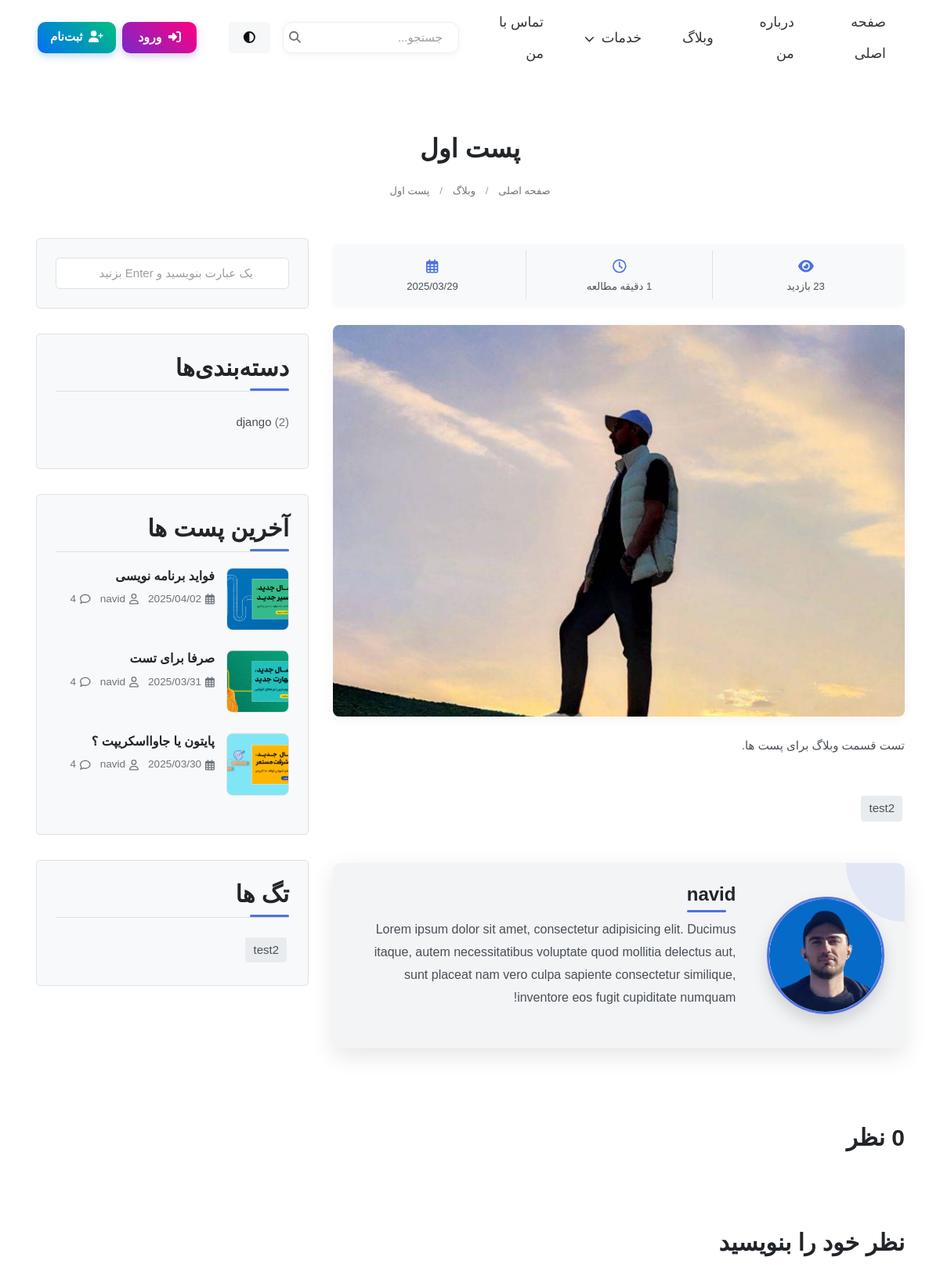
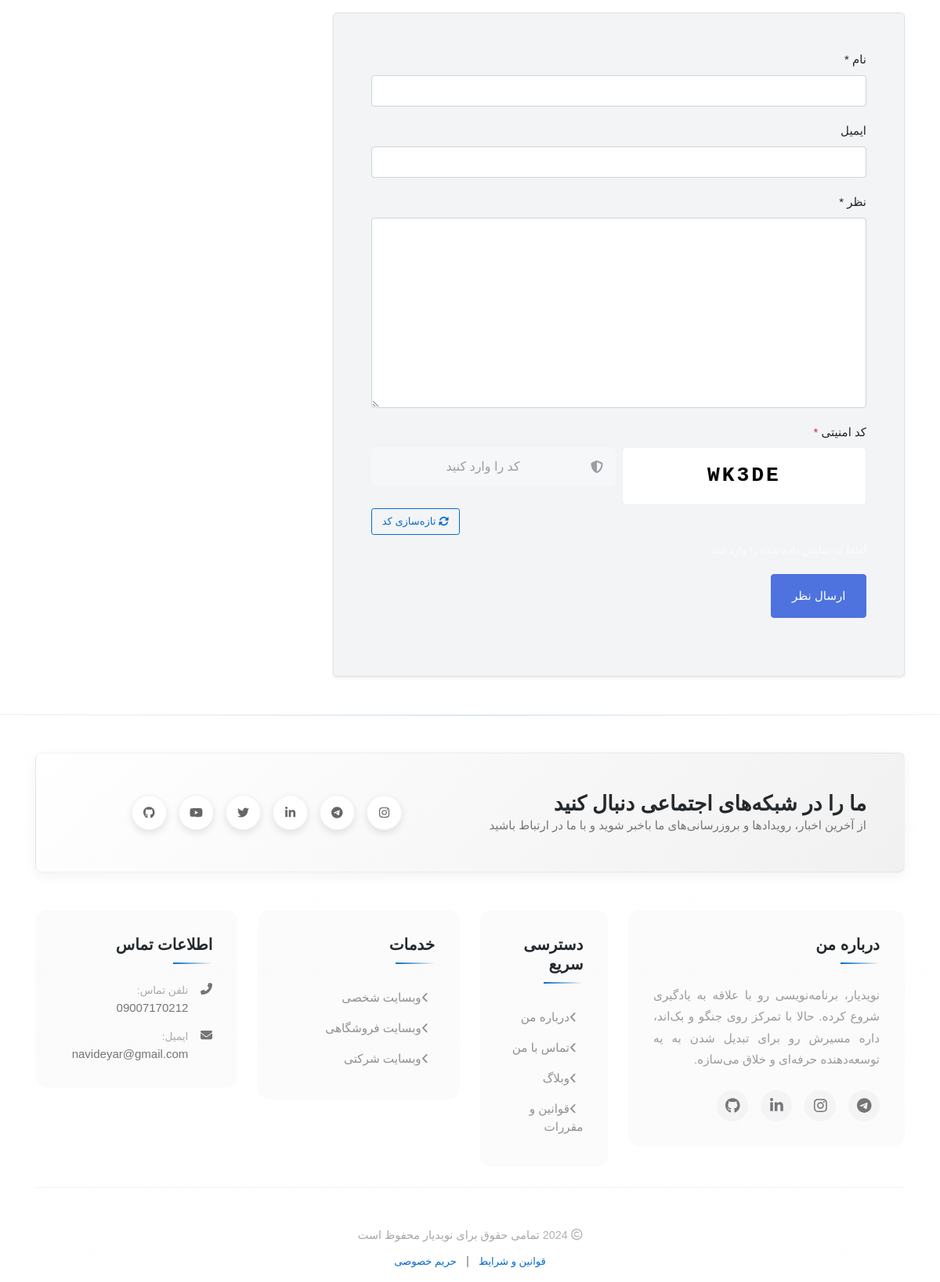
/blog/second-post/, run on the app's committed database (2 pictures, top to bottom).
### blog/models.py (models this page shows, shortened)
class Post(models.Model):
    author = models.ForeignKey(User, on_delete=models.SET_NULL, null=True, blank=True)
    title = models.CharField(max_length=200 , unique=True )
    slug = models.SlugField(max_length=255, unique=True, null=True, blank=True)
    content = models.TextField()
    image = models.ImageField(upload_to='blog_images/', default='blog_images/default.jpg')
    category = models.ForeignKey(Category, on_delete=models.CASCADE, null=True, blank=True)
    tags = TaggableManager()
    count_views = models.IntegerField(default=0)
    status = models.BooleanField(default=False)
    publish_at = models.DateTimeField(null=True, blank=True)
    created_at = models.DateTimeField(auto_now_add=True)
    updated_at = models.DateTimeField(auto_now=True)
    login_required = models.BooleanField(default=False)
    class Meta:
        ordering = ['-created_at']
    def save(self, *args, **kwargs):
        if not self.slug:
            self.slug = slugify(self.title)
        super().save(*args, **kwargs)

class Category(models.Model):
    name = models.CharField(max_length=200)
    def get_post_count(self):
        return self.post_set.filter(status=True).count()

### blog/views.py (the view)
# urls.py: path('<slug:slug>/', views.blog_single, name='blog_single'),
def blog_single(request, slug):
    if not slug or slug == '':
        return redirect('blog:blog')
    captcha_code = generate_captcha_code()
    post = get_object_or_404(Post, slug=slug, status=True)
    if post.login_required and not request.user.is_authenticated:
        messages.warning(request, "برای مشاهده این مطلب باید وارد حساب کاربری خود شوید")
        return HttpResponseRedirect(reverse('accounts:login') + f'?next={request.path}')
    if request.method == 'POST':
        form = CommentForm(request.POST)
        server_captcha = request.POST.get('server_captcha', '')
        user_captcha = request.POST.get('captcha_input', '')
        if user_captcha.upper() != server_captcha.upper():
            messages.error(request, "کد امنیتی وارد شده صحیح نیست.")
            comments = Comment.objects.filter(post=post.id, approved=True).order_by('-created_at')
            categories = Category.objects.filter(post=post)
            word_count = len(post.content.split())
            reading_time = max(1, round(word_count / 200))
            latest_posts = Post.objects.filter(status=True).exclude(id=post.id).order_by('-created_at')[:3]
            context = {
                'post': post,
                'categories': categories,
                'reading_time': reading_time,
                'tags': post.tags.all(),
                'comments': comments,
                'form': form,
                'latest_posts': latest_posts,
                'captcha_code': captcha_code
            }
            return render(request, 'blog/blog-single.html', context)
        if form.is_valid():
            comment = form.save(commit=False)
            comment.post = post
            comment.save()
            messages.success(request, 'نظر شما با موفقیت ثبت شد و پس از تایید نمایش داده خواهد شد')
            return redirect('blog:blog_single', slug=slug)
        else:
            for field, errors in form.errors.items():
                for error in errors:
                    messages.error(request, f"خطا در فیلد {field}: {error}")
    else:
        form = CommentForm()
    comments = Comment.objects.filter(post=post.id, approved=True).order_by('-created_at')
    categories = Category.objects.filter(post=post)
    post.count_views += 1
    post.save()
    word_count = len(post.content.split())
    reading_time = max(1, round(word_count / 200))
    latest_posts = Post.objects.filter(status=True).exclude(id=post.id).order_by('-created_at')[:3]
    context = {
        'post': post,
        'categories': categories,
        'reading_time': reading_time,
        'tags': post.tags.all(),
        'comments': comments,
        'form': form,
        'latest_posts': latest_posts,
        'captcha_code': captcha_code
    }
    return render(request, 'blog/blog-single.html', context)

### blog/forms.py
class CommentForm(forms.ModelForm):
    email = forms.EmailField(required=False, label='ایمیل')
    class Meta:
        model = Comment
        fields = ['name', 'email', 'message']

### blog/views.py (called while the page is built)
def generate_captcha_code(length=5):
    characters = string.ascii_uppercase + string.digits
    characters = characters.replace('0', '').replace('O', '').replace('1', '').replace('I', '')
    return ''.join(random.choice(characters) for _ in range(length))

### templates/blog/blog-single.html (shortened to what this page needs)
{% extends 'base.html' %}
{% load static %}
{% load humanize %}
{% block extra_css %}
<link rel="stylesheet" href="{% static 'css/blog-single.css' %}">
<link rel="stylesheet" href="https://cdnjs.cloudflare.com/ajax/libs/animate.css/4.1.1/animate.min.css">
{% endblock %}
{% block content %}
<section class="ftco-section mt-5 pt-4 pb-5">
  <div class="container">
    <div class="row mb-2">
      <div class="col-12 text-center">
        <h2 class="mb-2">{{ post.title }}
        </h2>
      </div>
    </div>
      <div class="d-flex justify-content-center position-relative mb-4">
        <nav aria-label="breadcrumb">
          <ol class="breadcrumb mb-0">
            <li class="breadcrumb-item"><a href="/">صفحه اصلی</a></li>
            <li class="breadcrumb-item"><a href="{% url 'blog:blog' %}">وبلاگ</a></li>
            <li class="breadcrumb-item"><a href="{{ request.path }}">{{post.title}}</a></li>
          </ol>
        </nav>
      </div>
    <div class="row">
      <div class="col-lg-8">
        <div class="post-meta mb-4 p-2 rounded w-100" style="margin-top: 1.5rem;">
          <div class="row g-0">
            <div class="col-4 text-center border-end py-2">
              <div class="icon mb-1"><i class="fas fa-eye"></i></div>
              <div class="info small">{{ post.count_views }} بازدید</div>
            </div>
            <div class="col-4 text-center border-end py-2">
              <div class="icon mb-1"><i class="far fa-clock"></i></div>
              <div class="info small">{{ reading_time }} دقیقه مطالعه</div>
            </div>
            <div class="col-4 text-center py-2">
              <div class="icon mb-1"><i class="far fa-calendar-alt"></i></div>
              <div class="info small">{{ post.created_at|date:"Y/m/d" }}</div>
            </div>
          </div>
        </div>
        <div class="post-image-container mb-4">
          <img src="{{post.image.url}}" alt="{{post.title}}" class="img-fluid rounded w-100" style="max-height: 500px; object-fit: cover;">
        </div>
        <p>{{ post.content|safe }}</p>
        <div class="tag-widget post-tag-container mb-5 mt-5">
          <div class="tagcloud">
            {% for tag in tags %}
            <a href="{% url 'blog:blog' %}?tag={{ tag.name }}" class="tag-cloud-link">{{ tag.name }}</a>
            {% empty %}
            <p>هیچ تگی یافت نشد</p>
            {% endfor %}
          </div>
        </div>
        <div class="about-author p-4">
          <div class="author-container">
            <div class="author-image">
              <img src="{% static 'images/about/3333.png' %}" alt="{{post.author.username}}" class="img-fluid">
            </div>
            <div class="author-content">
              <h3>{{post.author.username}}</h3>
              <p>Lorem ipsum dolor sit amet, consectetur adipisicing elit. Ducimus itaque, autem necessitatibus voluptate quod mollitia delectus aut, sunt placeat nam vero culpa sapiente consectetur similique, inventore eos fugit cupiditate numquam!</p>
            </div>
          </div>
        </div>
        <div class="pt-5 mt-5" id="comments-section">
          <h3 class="mb-5">{{ comments.count }} نظر</h3>
          <div class="comment-form-wrap pt-5">
            <h3 class="mb-5">نظر خود را بنویسید</h3>
            <form action="{% url 'blog:blog_single' post.slug %}" method="post" class="p-5">
              {% if request.user.is_authenticated %}
                <input type="hidden" name="name" value="{{ request.user.username }}">
                <input type="hidden" name="email" value="{{ request.user.email }}">
                <div class="alert alert-info d-flex align-items-center animate__animated animate__fadeIn" role="alert" style="border-right: 3px solid #17a2b8; background-color: rgba(23, 162, 184, 0.1); box-shadow: 0 1px 5px rgba(0,0,0,0.08); padding: 10px 12px; margin-bottom: 20px; border-radius: 4px; max-width: 100%; font-size: 14px;">
                  <div style="margin-left: 8px; font-size: 16px; color: #17a2b8;">
                    <i class="fas fa-info-circle"></i>
                  </div>
                  <div style="margin-right: 4px; font-size: 14px; font-weight: 400;">
                    نام و ایمیل شما به صورت خودکار از حساب کاربری‌تان استفاده خواهد شد.
                  </div>
                </div>
              {% else %}
                <div class="form-group">
                  <label for="name">نام *</label>
                  <input type="text" class="form-control" id="name" name="name" required>
                </div>
                <div class="form-group">
                  <label for="email">ایمیل</label>
                  <input type="email" class="form-control" id="email" name="email">
                </div>
              {% endif %}
              <div class="form-group">
                <label for="message">نظر *</label>
                <textarea name="message" id="message" cols="30" rows="10" class="form-control" required></textarea>
              </div>
              <div class="form-group">
                <label for="captcha-input" class="form-label">کد امنیتی <span class="text-danger">*</span></label>
                <div class="row g-2">
                    <div class="col-6">
                        <div class="captcha-container bg-white border rounded p-3 text-center">
                            <span id="captcha-code" class="fw-bold fs-4 user-select-none"
                                style="letter-spacing: 3px; font-family: 'Courier New', monospace; color: #000; text-shadow: 1px 1px 2px rgba(0,0,0,0.1);">{{ captcha_code }}</span>
                        </div>
                    </div>
                    <div class="col-6">
                        <div class="input-group input-group-lg">
                            <span class="input-group-text bg-light rounded-start border-0 text-secondary px-3">
                                <i class="fas fa-shield-alt"></i>
                            </span>
                            <input type="text" class="form-control border-0 bg-light rounded-end ps-1 text-center"
                                placeholder="کد را وارد کنید" id="captcha-input" name="captcha_input" required>
                        </div>
                    </div>
                </div>
                <div class="d-flex justify-content-end mt-1">
                    <a href="{{ request.path }}" class="btn btn-sm btn-outline-primary">
                        <i class="fas fa-sync-alt"></i> تازه‌سازی کد
                    </a>
                </div>
                <small class="text-muted d-block mt-1">لطفاً کد نمایش داده شده را وارد کنید</small>
              </div>
              <div class="form-group">
                <input type="submit" value="ارسال نظر" class="btn py-3 px-4 btn-primary">
              </div>
            </form>
          </div>
        </div>
      </div>
      <div class="col-lg-4 sidebar">
        <div class="sidebar-box">
          <form action="{% url 'blog:blog' %}" method="get" class="search-form">
            <div class="form-group">
              <input type="text" class="form-control" name="q" placeholder="یک عبارت بنویسید و Enter بزنید" required>
            </div>
          </form>
        </div>
        <div class="sidebar-box">
          <h3 class="heading-sidebar">دسته‌بندی‌ها</h3>
          <ul class="categories">
            {% for category in categories %}
            <li><a href="{% url 'blog:blog' %}?category={{ category.name }}">{{ category.name }} <span>({{ category.get_post_count }})</span></a></li>
            {% empty %}
            <li><a href="{% url 'blog:blog' %}">بدون دسته‌بندی</a></li>
            {% endfor %}
          </ul>
        </div>
        <div class="sidebar-box">
          <h3 class="heading-sidebar">آخرین پست ها</h3>
          {% for post in latest_posts %}
          <div class="block-21 mb-4 d-flex">
            <a class="blog-img mr-4" style="background-image: url('{{ post.image.url }}');"></a>
            <div class="text">
              <h3 class="heading"><a href="{% url 'blog:blog_single' post.slug %}">{{ post.title }}</a>
              </h3>
              <div class="meta">
                <div><a href="#"><i class="far fa-calendar-alt" style="margin-left: 5px;"></i> {{ post.created_at|date:"Y/m/d" }}</a></div>
                <div><a href="#"><i class="far fa-user" style="margin-left: 5px;"></i> {{ post.author.first_name }}</a></div>
                <div><a href="#comments-section"><i class="far fa-comment" style="margin-left: 5px;"></i> {{ post.comment_set.filter.count }}</a></div>
              </div>
            </div>
          </div>
          {% empty %}
          <p>هیچ پستی یافت نشد.</p>
          {% endfor %}
        </div>
        <div class="sidebar-box">
          <h3 class="heading-sidebar">تگ ها</h3>
          <div class="tagcloud">
            {% for tag in tags %}
            <a href="{% url 'blog:blog' %}?tag={{ tag.name }}" class="tag-cloud-link">{{ tag.name }}</a>
            {% empty %}
            <p>هیچ تگی یافت نشد</p>
            {% endfor %}
          </div>
        </div>
      </div>
    </div>
  </div>
</section>
{% endblock %}

### templates/blog/blog-single.html (style rules this page uses)
.post-meta { box-shadow: 0 2px 10px rgba(0, 0, 0, 0.03); border-radius: 6px; transition: all 0.3s ease; max-width: 100%; display: inline-block; background-color: var(--bg-sidebar); }
.post-meta .icon { font-size: 1.1rem; color: var(--primary-color); }
.post-meta .info { font-weight: 500; color: var(--text-secondary); line-height: 1.2; }
.border-end { border-left: 1px solid var(--border-color) !important; border-right: none !important; }
.post-image-container { overflow: hidden; border-radius: 8px; box-shadow: 0 3px 15px rgba(0, 0, 0, 0.05); transition: all 0.3s ease; }
.post-image-container img { transition: all 0.5s ease; }
.heading-sidebar { position: relative; padding-bottom: 10px; margin-bottom: 20px; font-weight: 600; }
.heading-sidebar:after { content: ''; position: absolute; bottom: 0; right: 0; width: 50px; height: 3px; background-color: var(--primary-color); border-radius: 3px; transition: all 0.3s ease; }

### templates/base.html (style rules this page uses)
:root { --card-bg-light: linear-gradient(145deg, #ffffff, #f5f5f5); --card-bg-dark: linear-gradient(145deg, #2c3e50, #1a252f); --text-light: #2c3e50; --text-dark: #ecf0f1; --text-muted-light: #34495e; --text-muted-dark: rgba(236, 240, 241, 0.7); --border-light: rgba(0,0,0,0.1); --border-dark: rgba(255,255,255,0.1); --hover-shadow-light: rgba(0,0,0,0.1); --hover-shadow-dark: rgba(0,0,0,0.3); --icon-bg-light: rgba(78, 115, 223, 0.1); --icon-bg-dark: rgba(78, 115, 223, 0.2); --item-hover-light: rgba(78, 115, 223, 0.05); --item-hover-dark: rgba(78, 115, 223, 0.1); --accent-light: #4e73df; --accent-dark: #6a93ff; }

### data on the page
Post: title "پست اول", created_at "2025/03/29", image (picture), content "تست قسمت وبلاگ برای پست ها.", author.username "navid"
Tag: name "test2"
Category: name "django", get_post_count "2"
Post: image (picture), title "فواید برنامه نویسی", created_at "2025/04/02", author.first_name "navid", comment_set.filter.count "4"
Post: image (picture), title "صرفا برای تست", created_at "2025/03/31", author.first_name "navid", comment_set.filter.count "4"
Post: image (picture), title "پایتون یا جاوااسکریپت ؟", created_at "2025/03/30", author.first_name "navid", comment_set.filter.count "4"

### other printed values
{{ captcha_code }} "WK3DE"
